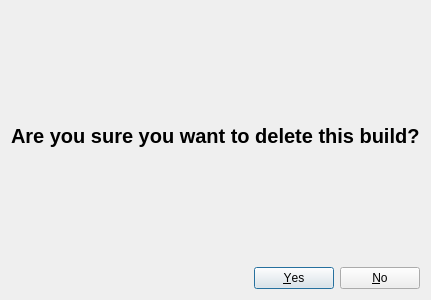
<?xml version="1.0" encoding="UTF-8"?>
<ui version="4.0">
 <class>ConfirmDeleteDialog</class>
 <widget class="QDialog" name="ConfirmDeleteDialog">
  <property name="geometry">
   <rect>
    <x>0</x>
    <y>0</y>
    <width>400</width>
    <height>300</height>
   </rect>
  </property>
  <property name="windowTitle">
   <string>Delete Confirmation</string>
  </property>
  <layout class="QGridLayout" name="gridLayout">
   <item row="0" column="0">
    <widget class="QLabel" name="label">
     <property name="font">
      <font>
       <pointsize>15</pointsize>
       <weight>75</weight>
       <bold>true</bold>
      </font>
     </property>
     <property name="text">
      <string>Are you sure you want to delete this build?</string>
     </property>
     <property name="alignment">
      <set>Qt::AlignLeading|Qt::AlignLeft|Qt::AlignVCenter</set>
     </property>
    </widget>
   </item>
   <item row="1" column="0">
    <widget class="QDialogButtonBox" name="buttonBox">
     <property name="standardButtons">
      <set>QDialogButtonBox::No|QDialogButtonBox::Yes</set>
     </property>
    </widget>
   </item>
  </layout>
 </widget>
 <resources/>
 <connections>
  <connection>
   <sender>buttonBox</sender>
   <signal>accepted()</signal>
   <receiver>ConfirmDeleteDialog</receiver>
   <slot>b_yes()</slot>
   <hints>
    <hint type="sourcelabel">
     <x>270</x>
     <y>276</y>
    </hint>
    <hint type="destinationlabel">
     <x>235</x>
     <y>-277</y>
    </hint>
   </hints>
  </connection>
  <connection>
   <sender>buttonBox</sender>
   <signal>rejected()</signal>
   <receiver>ConfirmDeleteDialog</receiver>
   <slot>b_no()</slot>
   <hints>
    <hint type="sourcelabel">
     <x>349</x>
     <y>272</y>
    </hint>
    <hint type="destinationlabel">
     <x>370</x>
     <y>-36</y>
    </hint>
   </hints>
  </connection>
 </connections>
 <slots>
  <slot>b_yes()</slot>
  <slot>b_no()</slot>
 </slots>
</ui>
